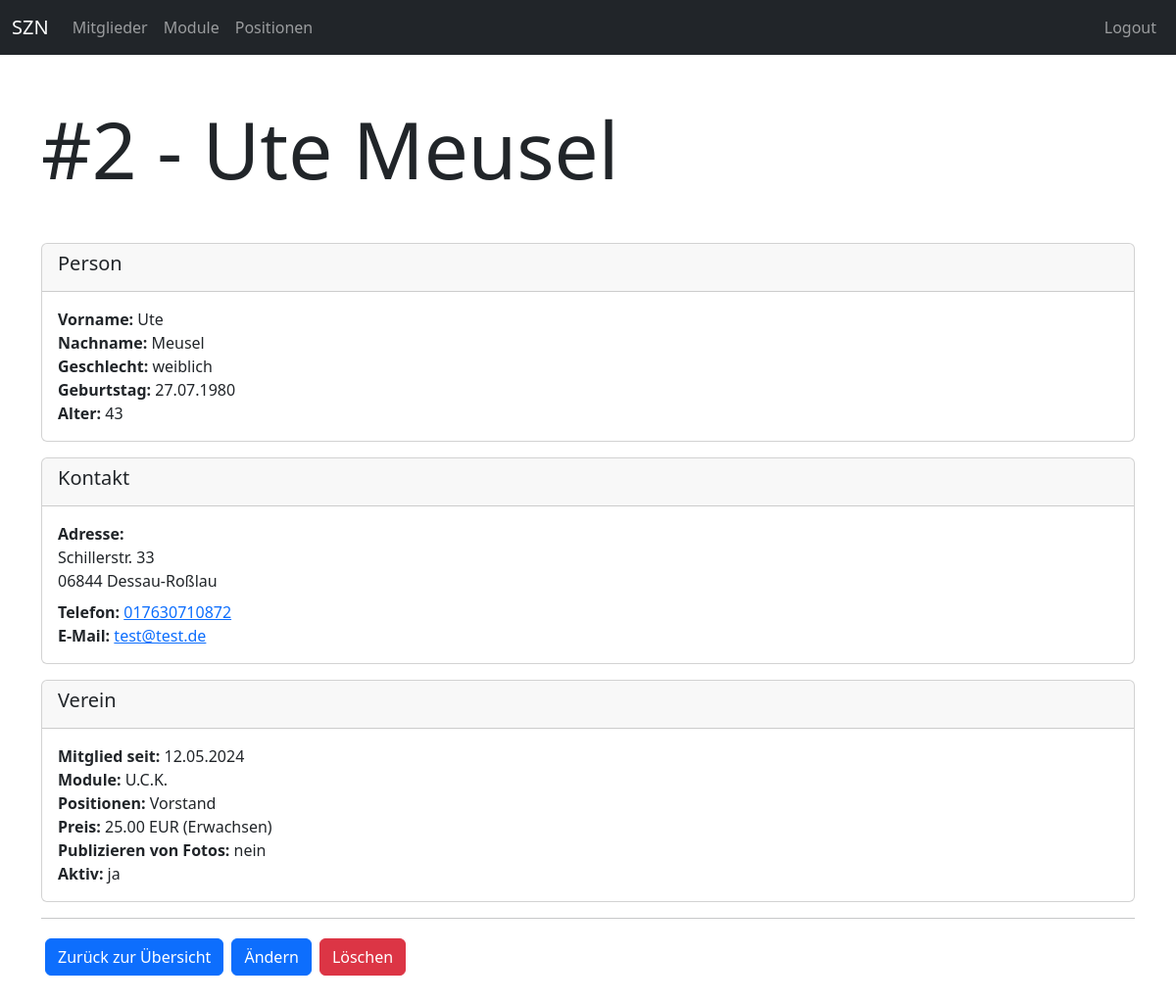
Screenshot of /members/member/2 (signed in) with the database file from the repository.
### members/models.py (models this page shows, shortened)
class Member(models.Model):
    firstname = models.CharField(max_length=100)
    lastname = models.CharField(max_length=100)
    birthday = models.DateField()
    gender = models.ForeignKey(Gender, null=True, blank=True, on_delete=models.SET_NULL)
    adress = models.TextField()
    email = models.EmailField(blank=True)
    phone = models.CharField(max_length=100, blank=True)
    entry_date = models.DateField()
    account_details = models.TextField(blank=True)
    legal_representative = models.TextField(null=True, blank=True)
    positions = models.ManyToManyField(Position, blank=True)
    modules = models.ManyToManyField(Module, blank=True)
    licenses = models.ManyToManyField(License, blank=True)
    rate = models.ForeignKey(Rate, null=True, blank=True, on_delete=models.SET_NULL)
    chronic_diseases = models.TextField(null=True, blank=True)
    permanent_medication = models.TextField(null=True, blank=True)
    publish_fotos = models.BooleanField(default=False)
    is_active = models.BooleanField(default=True)
    @admin.display(description="Fullname")
    def get_fullname(self):
        return f"{self.firstname} {self.lastname}"
    @admin.display(description="Age")
    def get_age(self):
        now = datetime.now()
        b_day = datetime.strptime(str(self.birthday), "%Y-%m-%d")
        delta = now - b_day
        return math.floor(delta.days / 365)
    @admin.display(description="Modules")
    def get_modules_str(self):
        modules = self.modules.all().order_by("name")
        modules_list = [module.name for module in modules]
        return ", ".join(modules_list)
    @admin.display(description="Positions")
    def get_positions_str(self):
        positions = self.positions.all().order_by("name")
        positions_list = [position.name for position in positions]
        return ", ".join(positions_list)
    @admin.display(description="Licenses")
    def get_licenses_str(self):
        licenses = self.licenses.all().order_by("name")
        licenses_list = [license.name for license in licenses]
        return ", ".join(licenses_list)

class Gender(models.Model):
    name = models.CharField(max_length=100)

class Module(models.Model):
    name = models.CharField(max_length=255)

class Position(models.Model):
    name = models.CharField(max_length=255)

class Rate(models.Model):
    name = models.CharField(max_length=255)
    price = models.DecimalField(decimal_places=2, max_digits=5)

### members/views.py (the view)
# urls.py: path("member/<int:id>", views.member_detail, name="members-member-detail"),
def member_detail(request, id):
    if not request.user.is_authenticated:
        return helpers.not_auth_redirect()
    member = get_object_or_404(models.Member, id=id)
    return render(request, "members/member_detail.html", {
        "title": "Mitglied Detail",
        "id": id,
        "member": member
    })

### members/templates/members/member_detail.html (shortened to what this page needs)
{% extends "base_one_col.html" %}
{% block header %}
    <div class="mb-5">
        <h1 class="display-1">#{{ member.id }} - {{ member.get_fullname }}</h1>
    </div>
{% endblock %}
{% block main %}
<div class="card mb-3">
    <div class="card-header">
        <h5>Person</h5>
    </div>
    <div class="card-body">
        <div>
            <strong>Vorname: </strong>{{ member.firstname }}
        </div>
        <div>
            <strong>Nachname: </strong>{{ member.lastname }}
        </div>
        {% if member.gender %}
        <div>
            <strong>Geschlecht: </strong>{{ member.gender.name }}
        </div>
        {% endif %}
        <div>
            <strong>Geburtstag: </strong>{{ member.birthday|date:"d.m.Y" }}
        </div>
        <div>
            <strong>Alter: </strong>{{ member.get_age }}
        </div>
    </div>
</div>
<div class="card mb-3">
    <div class="card-header">
        <h5>Kontakt</h5>
    </div>
    <div class="card-body">
        <div class="mb-2">
            <strong>Adresse: </strong>
            <div>
                {{ member.adress|linebreaksbr }}
            </div>
        </div>
        <div>
            <strong>Telefon: </strong>
            <a href="tel:{{ member.phone }}">{{ member.phone }}</a>
        </div>
        <div>
            <strong>E-Mail: </strong>
            <a href="mailto:{{ member.email }}">{{ member.email }}</a>
        </div>
    </div>
</div>
<div class="card mb-3">
    <div class="card-header">
        <h5>Verein</h5>
    </div>
    <div class="card-body">
        <div>
            <strong>Mitglied seit: </strong>
            {{ member.entry_date|date:"d.m.Y" }}
        </div>
        {% if member.get_modules_str != "" %}
        <div>
            <strong>Module: </strong>
            {{ member.get_modules_str}}
        </div>
        {% endif %}
        {% if member.get_positions_str != "" %}
        <div>
            <strong>Positionen: </strong>
            {{ member.get_positions_str}}
        </div>
        {% endif %}
        <div>
            <strong>Preis: </strong>
            {{ member.rate.price}} EUR ({{ member.rate.name }})
        </div>
        <div>
            <strong>Publizieren von Fotos: </strong>
            {% if member.publish_fotos %}
                ja
            {% else %}
                nein
            {% endif %}
        </div>
        <div>
            <strong>Aktiv: </strong>
            {% if member.is_active %}
                ja
            {% else %}
                nein
            {% endif %}
        </div>
    </div>
</div>
<hr>
<div class="d-flex justify-content-start">
    <a class="btn btn-primary d-block m-1" href="{% url "members-index" %}">Zurück zur Übersicht</a>
    <a class="btn btn-primary d-block m-1" href="{% url "members-member-update" id=member.id %}">Ändern</a>
    <a class="btn btn-danger d-block m-1" href="{% url "members-member-delete" id=member.id %}">Löschen</a>
</div>
{% endblock %}

### rows the page displays
Member: id "2", get_fullname "Ute Meusel", firstname "Ute", lastname "Meusel", gender.name "weiblich", birthday "27.07.1980", get_age "43", adress "Schillerstr. 33 06844 Dessau-Roßlau", phone "017630710872", email "test@test.de", entry_date "12.05.2024", get_modules_str "U.C.K.", get_positions_str "Vorstand", rate.price "25.00", rate.name "Erwachsen"
